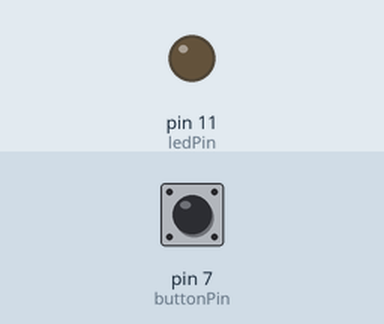
The sketch below on a simulated Arduino Uno, built with avr-gcc and run on an emulated ATmega328P. Parts: output pins drawn as LEDs (lit = HIGH). The test bench sets the inputs (shaded band); at power-on: pin 7 (buttonPin) LOW.

Above: at 1.2 s.
1.3 s: pin 7 (buttonPin) pulled HIGH for 0.15 s
4.4 s: pin 7 (buttonPin) pulled HIGH for 1 s
8.4 s: pin 7 (buttonPin) pulled HIGH for 3.2 s
At 11.72 s:
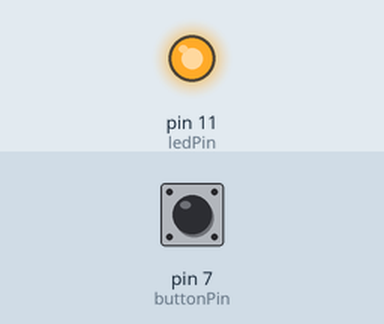
Timing chart, 0 to 13.3 s (numbered marks = the images above; inputs shaded):
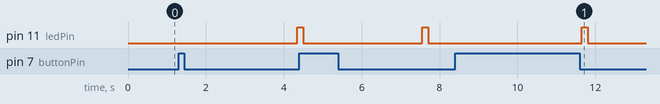

Measured:
- after the input at 1.3 s, pin 11 (ledPin): LOW → HIGH after 3.1 s
- after the input at 8.4 s, pin 11 (ledPin): LOW → HIGH after 3.2 s, → LOW 0.15 s later

The sketch:

echo.ino
```cpp
//modified from http://nakubu.com/post/25

//Read 5 seconds when red button
//replay when black button


// set pin numbers:
  const int buttonPin = 7;     // the number of the pushbutton pin
  const int ledPin =  11;      // the number of the LED pin

  // Variables will change:
  int buttonState;             // the current reading from the input pin
  int lastButtonState = LOW;   // the previous reading from the input pin

  // the following variables are long's because the time, measured in miliseconds,
  // will quickly become a bigger number than can be stored in an int.
  long lastDebounceTime = 0;  // the last time the output pin was toggled
  long debounceDelay = 50;    // the debounce time; increase if the output flickers
  int hold = 0; //keeps state of the button
  int beeps = 0; //number of button pushes
  int start = 0; // are we starting a new pattern?
  long startTime = 0;
  long duration = 3000; //duration of the recording
  long delayArray[200]; //no dynamic arrays! randomly large number. shut up.

  void setup() {
    pinMode(buttonPin, INPUT);
    pinMode(ledPin, OUTPUT);
  }

  void loop() {
    // read the state of the switch into a local variable:
    int reading = digitalRead(buttonPin);

    // check to see if you just pressed the button
    // (i.e. the input went from LOW to HIGH),  and you've waited
    // long enough since the last press to ignore any noise:

    // If the switch changed, due to noise or pressing:
    if (reading != lastButtonState) {
      // reset the debouncing timer
      lastDebounceTime = millis();
    }

    if ((millis() - lastDebounceTime) > debounceDelay) {
      // whatever the reading is at, it's been there for longer
      // than the debounce delay, so take it as the actual current state:
      buttonState = reading;
      if (reading == LOW){
         hold = 0; //otherwise, we're still holding the button!
      }
      if(hold == 0){ //if the button was let go
        if( (start == 1))
        {
          long time = millis();
          if  ((time - startTime) < duration ){
            if (buttonState == HIGH){
                 beeps++;
                 delayArray[beeps] = time;
                 reading = LOW;
                 hold = 1;
              }
          }
          else{

            //replay the signals on the led
            int i = 0;
            long lastTime = delayArray[0];
            long now, next, span;
            digitalWrite(ledPin, HIGH);
            delay(150);
            digitalWrite(ledPin, LOW);
            for(i=1; i<=beeps; ++i){
              next = delayArray[i];
              now = millis();
              span = now + (next-lastTime);
              while( (span - now) > 0){
                now = millis();
              }
              digitalWrite(ledPin, HIGH);
              delay(150);
              digitalWrite(ledPin, LOW);
              lastTime = next;
            }
            start = 0;
          beeps = 0;
          }
        }
        else{
          beeps = 0;
          if(buttonState == HIGH){
             start = 1;
             startTime = millis();
             delayArray[0] = startTime;
             reading = LOW;
             hold = 1;
          }
        }
      }
    }

    // save the reading.  Next time through the loop,
    // it'll be the lastButtonState:
    lastButtonState = reading;
  }
```
